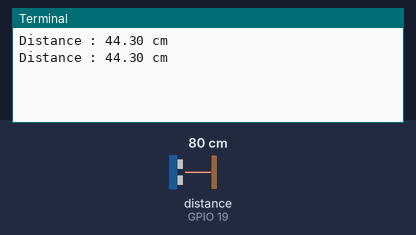
A program run on a simulated Raspberry Pi (BCM pin numbers). Parts: the last lines printed to the terminal. The test bench sets the inputs (shaded band); at power-on: distance to the obstacle (sensor on GPIO 19) 80 cm. The echo pulse lasts 58.3 µs per cm; the clock reads 2024-03-15 10:24:30 at power-on unless the program sets it.

Above: at 1.2 s.
1.3 s: distance to the obstacle (sensor on GPIO 19) set to 2 cm
At 2.6 s:
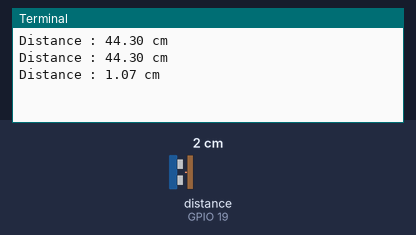
2.8 s: distance to the obstacle (sensor on GPIO 19) set to 4 cm
At 3.8 s:
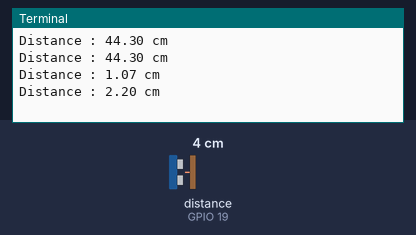
Timing chart, 0 to 5.8 s (numbered marks = the images above; inputs shaded):
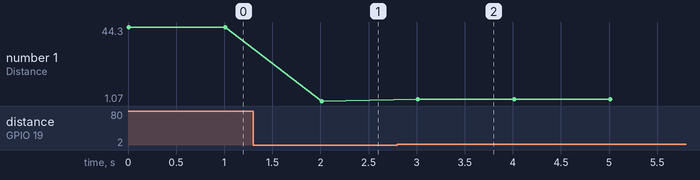

The program:

ultra01.py
```python
# Ultra
import RPi.GPIO as GPIO
import time

def measure():
	GPIO.output(trigPin, True) # 10us 동안 high레벨로 trigger를 출력하여 초음파 발생 준비
	time.sleep(0.00001)
	GPIO.output(trigPin, False) # 현재시간 저장
	start = time.time()

	while GPIO.input(echoPin) == False: # echo가 없으면
		start = time.time() # 현재 시간을 start변수에 저장하고

	while GPIO.input(echoPin) == True: # echo가 있으면
		stop = time.time() # 현재 시간을 stop변수에 저장한다
	elapsed = stop - start # 걸린 시간을 구하고
	distance = (elapsed * 19000) / 2 #초음파 속도를 이용해서 거리계산

	return distance # 거리 반환

# 핀 설정
trigPin = 27
echoPin = 19

GPIO.setmode(GPIO.BCM)
GPIO.setup(trigPin, GPIO.OUT)
GPIO.setup(echoPin, GPIO.IN)

try:
	while True:
		distance = measure()
		print("Distance : %.2f cm" %distance)
		time.sleep(1)

except KeyboardInterrupt:
	GPIO.cleanup()
```

Measured:
- after the input at 1.3 s, the terminal: prints a new line after 0.71 s (image 1)
- after the input at 2.8 s, the terminal: prints a new line after 0.21 s (image 2)
- plotted number 1: 44.3 → 1.07 after the input at 1.3 s, 1.07 → 2.2 after the input at 2.8 s
